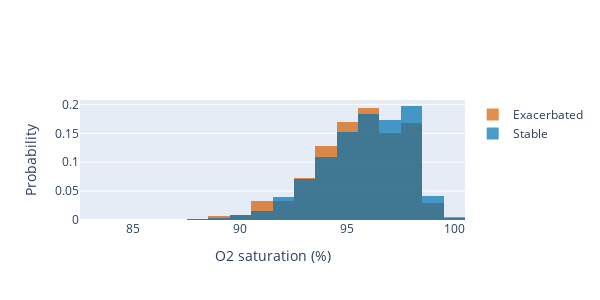
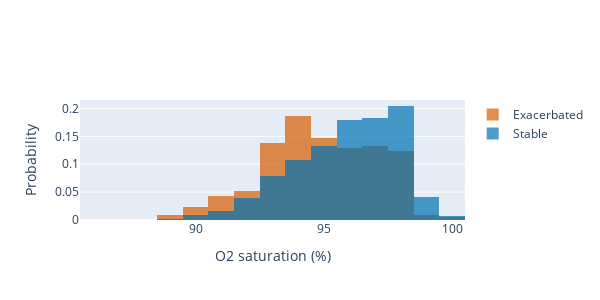
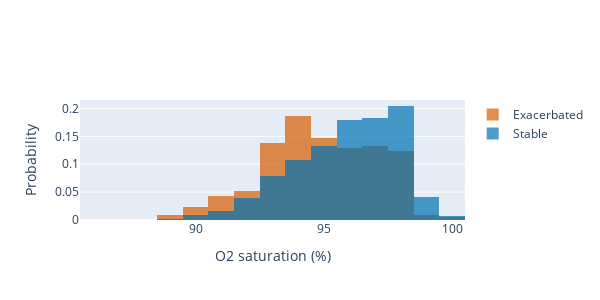

Notebook source saved alongside these figures, in order:
### Code cell
# Compare the displots before and after removing the rows with nan
def distplot(df):
  fig = go.Figure()
  fig.add_trace(go.Histogram(x=df['O2 Saturation'][df['Is Exacerbated']==True], histnorm='probability', marker=dict(color=get_ex_color()), name='Exacerbated'))
  fig.add_trace(go.Histogram(x=df['O2 Saturation'][df['Is Exacerbated']==False], histnorm='probability', marker=dict(color=get_stable_color()), name='Stable'))
  # Name x axis as O2 saturation (%)
  fig.update_xaxes(title_text='O2 saturation (%)')
  # Name y axis probability
  fig.update_yaxes(title_text='Probability')
  fig.update_layout(barmode="overlay")
  # Make the figure square sized
  fig.update_layout(width=600, height=300)
  fig.show()
  return -1

distplot(full)
distplot(nonan)

# distplot(full[~full.ID.isin(['141', '59', '241', '194'])])
distplot(full[~full.ID.isin(['79', '23', '138', '24', '80', '81', '137', '139', '140', '82', '92', '99', '100', '93', '102', '113', '28', '114', '123', '115', '126', 
  '127', '129', '128', '130', '131', '233', '78', '132', '133', '134', '136', '241', '59', '189', '187', '188', '231', '186', '141', '143', '191', '194', '195', '144', 
  '193', '151', '197', '196', '234', '153', '66', '236', '171', '173', '175', '176', '172', '200', '179', '178', '229'])])

### Figure 1 — Plotly figure (JSON) as saved in the notebook; plotly's stock layout.template omitted (floating-point values rounded to 4 significant figures; data arrays with more than 128 entries replaced by an {"elided": "..."} marker saying what was removed)
{"data": [{"histnorm": "probability", "marker": {"color": "rgba(213,094,000,0.7)"}, "name": "Exacerbated", "type": "histogram", "x": {"elided": "665 int values"}}, {"histnorm": "probability", "marker": {"color": "rgba(000,114,178,0.7)"}, "name": "Stable", "type": "histogram", "x": {"elided": "6777 int values"}}], "layout": {"barmode": "overlay", "height": 300, "width": 600, "xaxis": {"title": {"text": "O2 saturation (%)"}}, "yaxis": {"title": {"text": "Probability"}}}}

### Figure 2 — Plotly figure (JSON) as saved in the notebook; plotly's stock layout.template omitted (floating-point values rounded to 4 significant figures; data arrays with more than 128 entries replaced by an {"elided": "..."} marker saying what was removed)
{"data": [{"histnorm": "probability", "marker": {"color": "rgba(213,094,000,0.7)"}, "name": "Exacerbated", "type": "histogram", "x": {"elided": "210 int values"}}, {"histnorm": "probability", "marker": {"color": "rgba(000,114,178,0.7)"}, "name": "Stable", "type": "histogram", "x": {"elided": "2843 int values"}}], "layout": {"barmode": "overlay", "height": 300, "width": 600, "xaxis": {"title": {"text": "O2 saturation (%)"}}, "yaxis": {"title": {"text": "Probability"}}}}

### Figure 3 — Plotly figure (JSON) as saved in the notebook; plotly's stock layout.template omitted (floating-point values rounded to 4 significant figures; data arrays with more than 128 entries replaced by an {"elided": "..."} marker saying what was removed)
{"data": [{"histnorm": "probability", "marker": {"color": "rgba(213,094,000,0.7)"}, "name": "Exacerbated", "type": "histogram", "x": {"elided": "210 int values"}}, {"histnorm": "probability", "marker": {"color": "rgba(000,114,178,0.7)"}, "name": "Stable", "type": "histogram", "x": {"elided": "2843 int values"}}], "layout": {"barmode": "overlay", "height": 300, "width": 600, "xaxis": {"title": {"text": "O2 saturation (%)"}}, "yaxis": {"title": {"text": "Probability"}}}}
